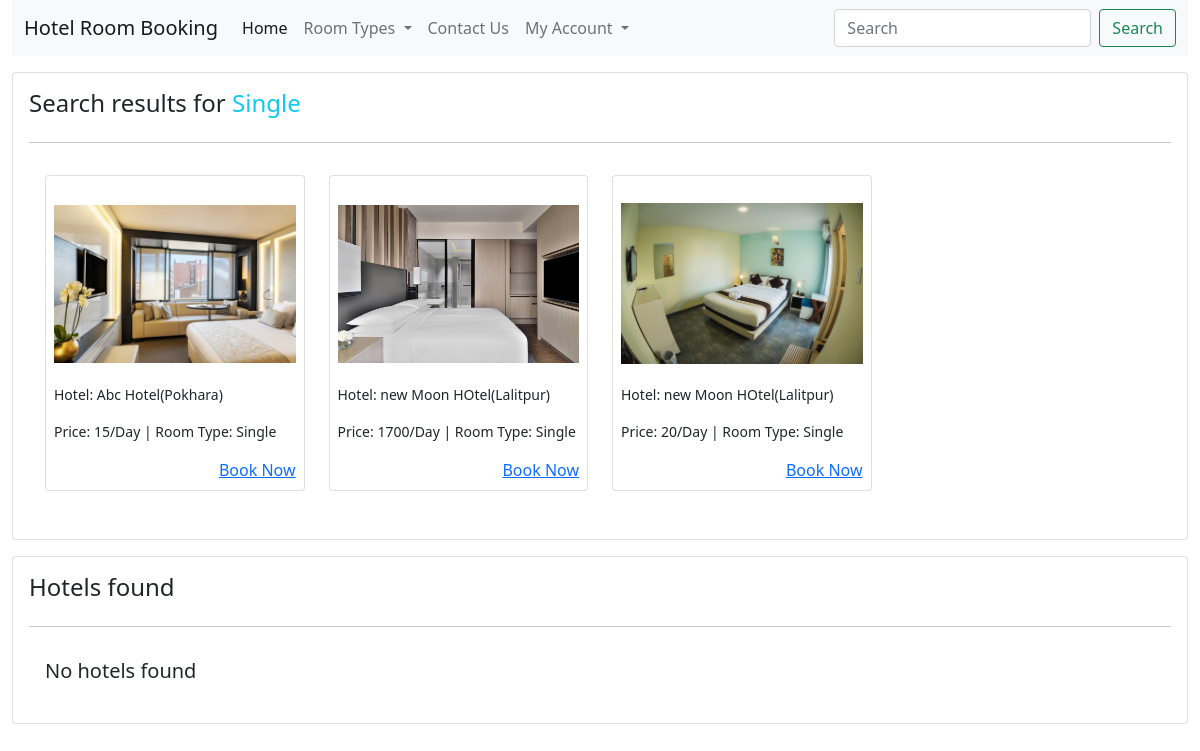
The app's page /search/?keyword=Single with its own data.
### hbsapp/models.py (models this page shows, shortened)
class TimeStamp(models.Model):
    created_at = models.DateTimeField(auto_now_add=True)
    updated_at = models.DateTimeField(auto_now=True)
    class Meta:
        abstract = True

class HotelRoom(TimeStamp):
    hotel = models.ForeignKey(Hotel, on_delete=models.RESTRICT)
    room_type = models.CharField(max_length=50, choices=ROOM_TYPE)
    room_code = models.CharField(max_length=50)
    image = models.ImageField(upload_to="rooms")
    description = models.TextField()
    price = models.PositiveIntegerField()
    view_count = models.BigIntegerField(default=0)

class Hotel(TimeStamp):
    name = models.CharField(max_length=200)
    image = models.ImageField(upload_to="hotels", null=True, blank=True)
    address = models.CharField(max_length=200)
    contact = models.CharField(max_length=200)
    email = models.EmailField(unique=True)

### hbsapp/views.py (the view)
# urls.py: path("search/", ClientSearchView.as_view(), name="clientsearch"),
class ClientSearchView(ClientMixin, View):
    def get(self, request, *args, **kwargs):
        context = self.context
        keyword = request.GET.get("keyword")
        context["searched_hotels"] = Hotel.objects.filter(
            Q(name__icontains=keyword) | Q(address__icontains=keyword))
        query_string = Q(hotel__name__icontains=keyword) | Q(hotel__address__icontains=keyword) | Q(room_type__icontains=keyword) | Q(
            room_type__icontains=keyword) | Q(room_code__icontains=keyword) | Q(description__icontains=keyword)
        context["searched_rooms"] = HotelRoom.objects.filter(query_string)
        return render(request, "clienttemplates/clientsearch.html", context)

### hbsapp/views.py (called while the page is built)
    def dispatch(self, request, *args, **kwargs):
        self.context = {
            "roomtypes": ROOM_TYPE
        }
        return super(ClientMixin, self).dispatch(request, *args, **kwargs)

### templates/clienttemplates/clientsearch.html (shortened to what this page needs)
{% extends 'clienttemplates/clientbase.html' %}
{% load static %}
{% block content %}
<section class="mt-3">
    <div class="row">
        <div class="col-md-12">
            <div class="card p-3">
                <div class="card-head">
                    <h4>Search results for <span class="text-info">{{request.GET.keyword}}</span></h4>
                </div>
                <hr>
                <div class="card-body">
                    <div class="row">
                        {% for room in searched_rooms %}
                        <div class="col-md-3 mb-3">
                            <div class="card p-2 item" style="cursor: pointer;" data-url="{% url 'hbsapp:clientroomdetail' room.room_code room.id %}">
                                <img src="{{room.image.url}}" class="img-fluid" style="height: 200px; object-fit: contain;" alt="">
                                <p style="font-size: 14px;">Hotel: {{room.hotel.name}}({{room.hotel.address}})</p>
                                <p style="font-size: 14px;">Price: {{room.price}}/Day | Room Type: {{room.room_type}}</p>
                                <a href="{% url 'hbsapp:clientroomdetail' room.room_code room.id %}" class="text-end">Book Now</a>
                            </div>
                        </div>
                        {% empty %}
                        <h5>No rooms found</h5>
                        {% endfor %}
                    </div>
                </div>
            </div>
            <div class="card p-3 mt-3">
                <div class="card-head">
                    <h4>Hotels found</h4>
                </div>
                <hr>
                <div class="card-body">
                    <div class="row">
                        {% for hotel in searched_hotels %}
                        <div class="col-md-3 mb-3">
                            <div class="card p-2 item" style="cursor: pointer;" data-url="{% url 'hbsapp:clienthoteldetail' hotel.id%}">
                                <p style="margin-bottom: 0;font-weight: bold;" class="text-center">{{hotel.name}}({{hotel.address}})</p>
                                <img src="{% if hotel.image %}{{hotel.image.url}}{% else %}{% static 'clientstatic/images/default_hotel.jpeg' %}{% endif %}" class="img-fluid" style="height: 200px; object-fit: contain;" alt="">
                            </div>
                        </div>
                        {% empty %}
                        <h5>No hotels found</h5>
                        {% endfor %}
                    </div>
                </div>
            </div>
        </div>
    </div>
</section>
{% endblock %}

### records on screen
HotelRoom: image (picture), hotel.name "Abc Hotel", hotel.address "Pokhara", price "15", room_type "Single"
HotelRoom: image (picture), hotel.name "new Moon HOtel", hotel.address "Lalitpur", price "1700", room_type "Single"
HotelRoom: image (picture), hotel.name "new Moon HOtel", hotel.address "Lalitpur", price "20", room_type "Single"

### other values on screen
{{ request.GET.keyword }} "Single"
